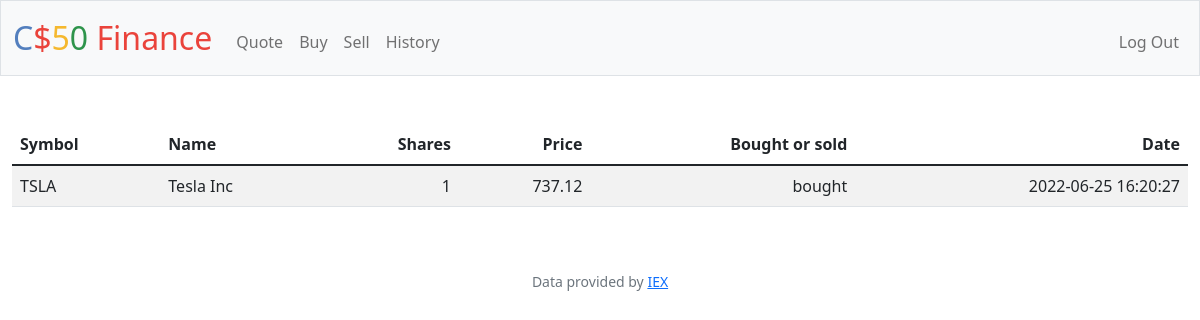
The app's page /history (signed in) with its own data.
### tables this page shows
CREATE TABLE 'history' ('id' INTEGER PRIMARY KEY NOT NULL, 'user_id' INTEGER, 'symbol' TEXT, 'stock_name' TEXT, 'price' REAL, 'shares' INTEGER, 'transaction_type' TEXT, 'date' DATETIME);

### app.py (the view)
@app.route("/history")
@login_required
def history():
    user_id = session["user_id"]
    historyDB = db.execute(
        "SELECT symbol, stock_name, price, shares, transaction_type, date FROM history WHERE user_id = ? ORDER BY date DESC", user_id)
    history_info = []
    for row in historyDB:
        history_info.append({
            "symbol": row["symbol"],
            "stock_name": row["stock_name"],
            "price": row["price"],
            "shares": row["shares"],
            "transaction_type": row["transaction_type"],
            "date": row["date"],
        })
    return render_template("history.html", history_info=history_info)

### app.py (called while the page is built)
@app.after_request
def after_request(response):
    response.headers["Cache-Control"] = "no-cache, no-store, must-revalidate"
    response.headers["Expires"] = 0
    response.headers["Pragma"] = "no-cache"
    return response

### helpers.py (called while the page is built)
def login_required(f):
    @wraps(f)
    def decorated_function(*args, **kwargs):
        if session.get("user_id") is None:
            return redirect("/login")
        return f(*args, **kwargs)
    return decorated_function

### templates/history.html (shortened to what this page needs)
{% extends "layout.html" %}
{% block main %}
<table class="table table-striped">
    <thead>
        <tr>
            <th class="text-start">Symbol</th>
            <th class="text-start">Name</th>
            <th class="text-end">Shares</th>
            <th class="text-end">Price</th>
            <th class="text-end">Bought or sold</th>
            <th class="text-end">Date</th>
        </tr>
    </thead>
   <tbody>
    {% for row in history_info %}
            <tr>
                <td class="text-start">{{ row["symbol"] }}</td>
                <td class="text-start">{{ row["stock_name"] }}</td>
                <td class="text-end">{{ row["shares"] }}</td>
                <td class="text-end">{{ row["price"] }}</td>
                <td class="text-end">{{ row["transaction_type"] }}</td>
                <td class="text-end">{{ row["date"] }} </td>
            </tr>
    {% endfor %}
    </tbody>
</table>
{% endblock %}

### records on screen
history: symbol "TSLA", stock_name "Tesla Inc", shares "1", price "737.12", transaction_type "bought", date "2022-06-25 16:20:27"
